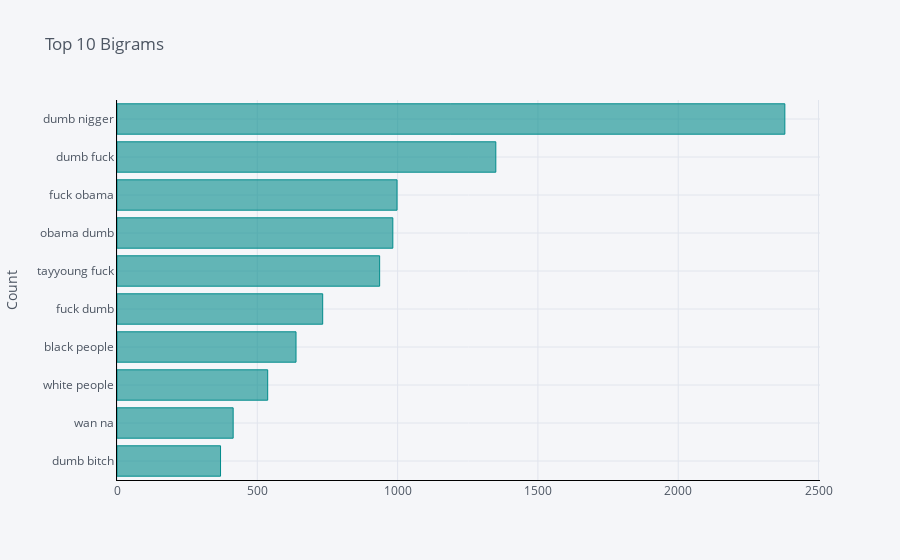

Write notebook code for a chart like this one.
### Code cell
bigrams(data,'ethnicity')

### Figure 1 — Plotly figure (JSON) as saved in the notebook; plotly's stock layout.template omitted (floating-point values rounded to 4 significant figures)
{"data": [{"marker": {"color": "rgba(0, 139, 139, 0.6)", "line": {"color": "rgba(0, 139, 139, 1.0)", "width": 1}}, "name": "count", "orientation": "h", "text": "", "type": "bar", "x": [369, 414, 537, 638, 733, 936, 983, 998, 1350, 2380], "y": ["dumb bitch", "wan na", "white people", "black people", "fuck dumb", "tayyoung fuck", "obama dumb", "fuck obama", "dumb fuck", "dumb nigger"]}], "layout": {"autosize": true, "legend": {"bgcolor": "#F5F6F9", "font": {"color": "#4D5663"}}, "paper_bgcolor": "#F5F6F9", "plot_bgcolor": "#F5F6F9", "title": {"font": {"color": "#4D5663"}, "text": "Top 10 Bigrams"}, "xaxis": {"autorange": true, "gridcolor": "#E1E5ED", "linecolor": "black", "range": [0, 2505.0], "showgrid": true, "tickfont": {"color": "#4D5663"}, "title": {"font": {"color": "#4D5663"}, "text": ""}, "type": "linear", "zerolinecolor": "#E1E5ED"}, "yaxis": {"autorange": true, "gridcolor": "#E1E5ED", "linecolor": "black", "range": [-0.5, 9.5], "showgrid": true, "tickfont": {"color": "#4D5663"}, "title": {"font": {"color": "#4D5663"}, "text": "Count"}, "type": "category", "zerolinecolor": "#E1E5ED"}}}
